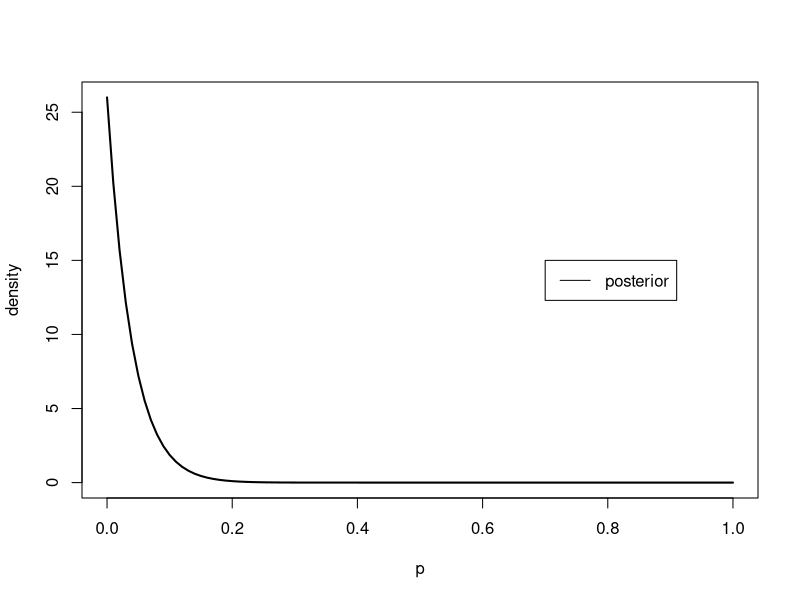
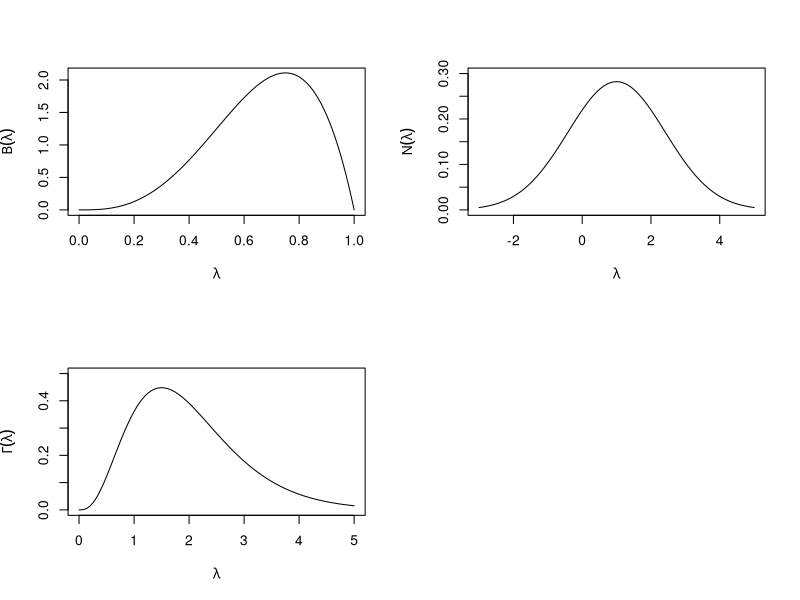

R code for these plots, in order:
## ---- chunk 1
knitr::opts_chunk$set(echo = TRUE)
## ---- chunk 2
n<-25
y<-0
alpha<-c(0.5,1.0,10.0)
beta<-alpha
alpha_star<-alpha+y
beta_star<-beta+n-y
bay_est<-alpha_star/(alpha_star+beta_star)
bay_est
## ---- chunk 3
alpha<-1
beta<-1
curve(dbeta(x,alpha+y,beta+n-y),xlab="p", ylab="density",lty=1,lwd=2)#, cex.axis=.5, cex.lab=.6, ann=F)
legend(.7,15,"posterior", lty=1)#c(3,4,1))
## ---- chunk 4
par(mfrow = c(2, 2))
curve(dbeta(x, 4, 2), xlim=c(0,1), ylim=c(0, 2.1), ylab=expression(Beta(lambda)), xlab=expression(lambda))
curve(dnorm(x, mean=1, sd=sqrt(2)),  xlim=c(-3, 5), ylim=c(0, 0.3), ylab=expression(N(lambda)), xlab=expression(lambda))

curve(dgamma(x,shape=4,rate=2), xlim=c(0,5), ylim=c(0, 0.5), ylab=expression(Gamma(lambda)), xlab=expression(lambda))


